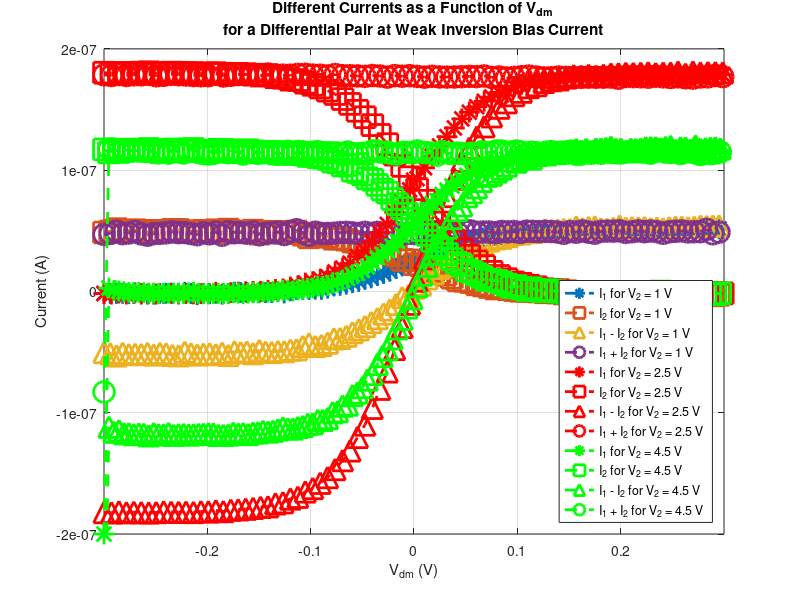

This figure's MATLAB source:
%Experiment 1 plotter for Vb = 0.5, V2 = 1V
interval = 5;

load('Exp1_Vb0.5_V21_Data.mat');

Vdm1 = linspace(-0.3,0.3,500);
Idm1 = Exp1_Vb1_I1 - Exp1_Vb1_I2;
Icm1 = Exp1_Vb1_I1 + Exp1_Vb1_I2;
I1_1 = Exp1_Vb1_I1;
I2_1 = Exp1_Vb1_I2;

load('Exp1_Vb0.5_V22.5_Data.mat');

Vdm2 = linspace(-0.3,0.3,500);
Idm2 = Exp1_Vb25_I1 - Exp1_Vb25_I2;
Icm2 = Exp1_Vb25_I1 + Exp1_Vb25_I2;
I1_2 = Exp1_Vb25_I1;
I2_2 = Exp1_Vb25_I2;

load('Exp1_Vb0.5_ V24.5_Data.mat')

 Vdm3 = linspace(-0.3,0.3,500);
Idm3 = Exp1_Vb45_I1 - Exp1_Vb45_I2;
Icm3 = Exp1_Vb45_I1 + Exp1_Vb45_I2;
I1_3 = Exp1_Vb45_I1;
I2_3 = Exp1_Vb45_I2;

plot(Vdm1(1:interval:end),I1_1(1:interval:end),'*--','MarkerSize',15,'LineWidth',2); hold on;
plot(Vdm1(1:interval:end),I2_1(1:interval:end),'s--','MarkerSize',15,'LineWidth',2);
plot(Vdm1(1:interval:end),Idm1(1:interval:end),'^--','MarkerSize',15,'LineWidth',2);
plot(Vdm1(1:interval:end),Icm1(1:interval:end),'o--','MarkerSize',15,'LineWidth',2);

plot(Vdm2(1:interval+1:end),I1_2(1:interval+1:end),'r*--','MarkerSize',15,'LineWidth',2); 
plot(Vdm2(1:interval+1:end),I2_2(1:interval+1:end),'rs--','MarkerSize',15,'LineWidth',2);
plot(Vdm2(1:interval+1:end),Idm2(1:interval+1:end),'r^--','MarkerSize',15,'LineWidth',2);
plot(Vdm2(1:interval+1:end),Icm2(1:interval+1:end),'ro--','MarkerSize',15,'LineWidth',2);

plot(Vdm3(1:interval-1:end),I1_3(1:interval-1:end),'g*--','MarkerSize',15,'LineWidth',2); 
plot(Vdm3(1:interval-1:end),I2_3(1:interval-1:end),'gs--','MarkerSize',15,'LineWidth',2);
plot(Vdm3(1:interval-1:end),Idm3(1:interval-1:end),'g^--','MarkerSize',15,'LineWidth',2);
plot(Vdm3(1:interval-1:end),Icm3(1:interval-1:end),'go--','MarkerSize',15,'LineWidth',2);

xlim([-0.3 0.3]);
ylim([-2e-7 2e-7]);
grid on;

set(get(gca,'Title'),'String',{'Different Currents as a Function of V_{dm}';'for a Differential Pair at Weak Inversion Bias Current'});
ylabel('Current (A)');
xlabel('V_{dm} (V)');

legend('I_1 for V_2 = 1 V',...
'I_2 for V_2 = 1 V',...
'I_1 - I_2 for V_2 = 1 V',...
'I_1 + I_2 for V_2 = 1 V',...
'I_1 for V_2 = 2.5 V',...
'I_2 for V_2 = 2.5 V',...
'I_1 - I_2 for V_2 = 2.5 V',...
'I_1 + I_2 for V_2 = 2.5 V',...
'I_1 for V_2 = 4.5 V',...
'I_2 for V_2 = 4.5 V',...
'I_1 - I_2 for V_2 = 4.5 V',...
'I_1 + I_2 for V_2 = 4.5 V','Location','SouthEast')